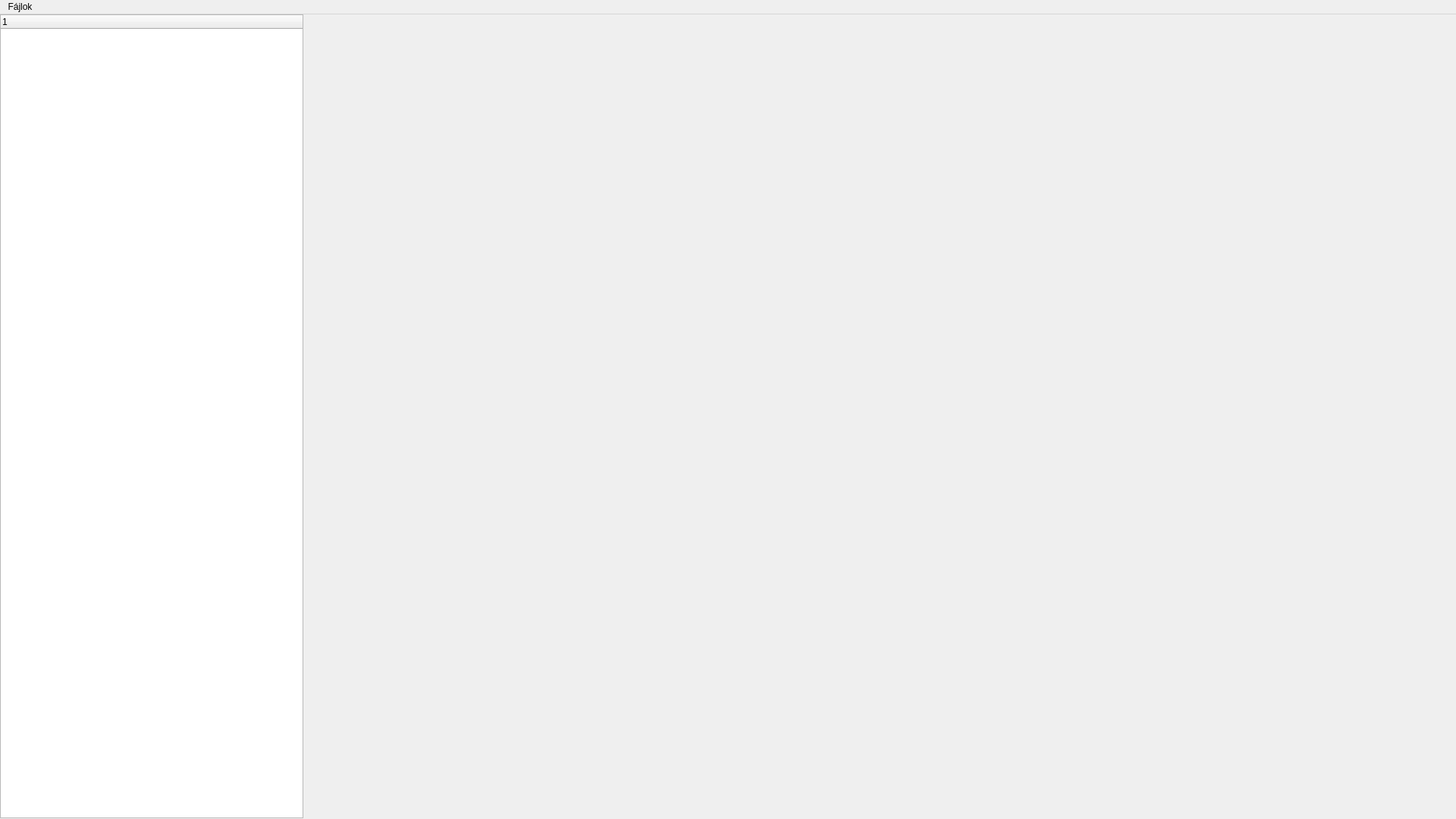
<?xml version="1.0" encoding="UTF-8"?>
<ui version="4.0">
 <class>MainWindow</class>
 <widget class="QMainWindow" name="MainWindow">
  <property name="geometry">
   <rect>
    <x>0</x>
    <y>0</y>
    <width>1920</width>
    <height>1080</height>
   </rect>
  </property>
  <property name="minimumSize">
   <size>
    <width>1920</width>
    <height>1080</height>
   </size>
  </property>
  <property name="maximumSize">
   <size>
    <width>1920</width>
    <height>1080</height>
   </size>
  </property>
  <property name="baseSize">
   <size>
    <width>1920</width>
    <height>1080</height>
   </size>
  </property>
  <property name="windowTitle">
   <string>MainWindow</string>
  </property>
  <widget class="QWidget" name="centralwidget">
   <widget class="QTreeWidget" name="treeWidget">
    <property name="geometry">
     <rect>
      <x>0</x>
      <y>0</y>
      <width>400</width>
      <height>1060</height>
     </rect>
    </property>
    <column>
     <property name="text">
      <string notr="true">1</string>
     </property>
    </column>
   </widget>
  </widget>
  <widget class="QMenuBar" name="menubar">
   <property name="geometry">
    <rect>
     <x>0</x>
     <y>0</y>
     <width>1920</width>
     <height>22</height>
    </rect>
   </property>
   <widget class="QMenu" name="menuF_jlok">
    <property name="title">
     <string>Fájlok</string>
    </property>
    <addaction name="actionImport"/>
    <addaction name="actionExport"/>
   </widget>
   <addaction name="menuF_jlok"/>
  </widget>
  <action name="actionImport">
   <property name="text">
    <string>Import</string>
   </property>
  </action>
  <action name="actionExport">
   <property name="text">
    <string>Export</string>
   </property>
  </action>
 </widget>
 <resources/>
 <connections/>
</ui>
